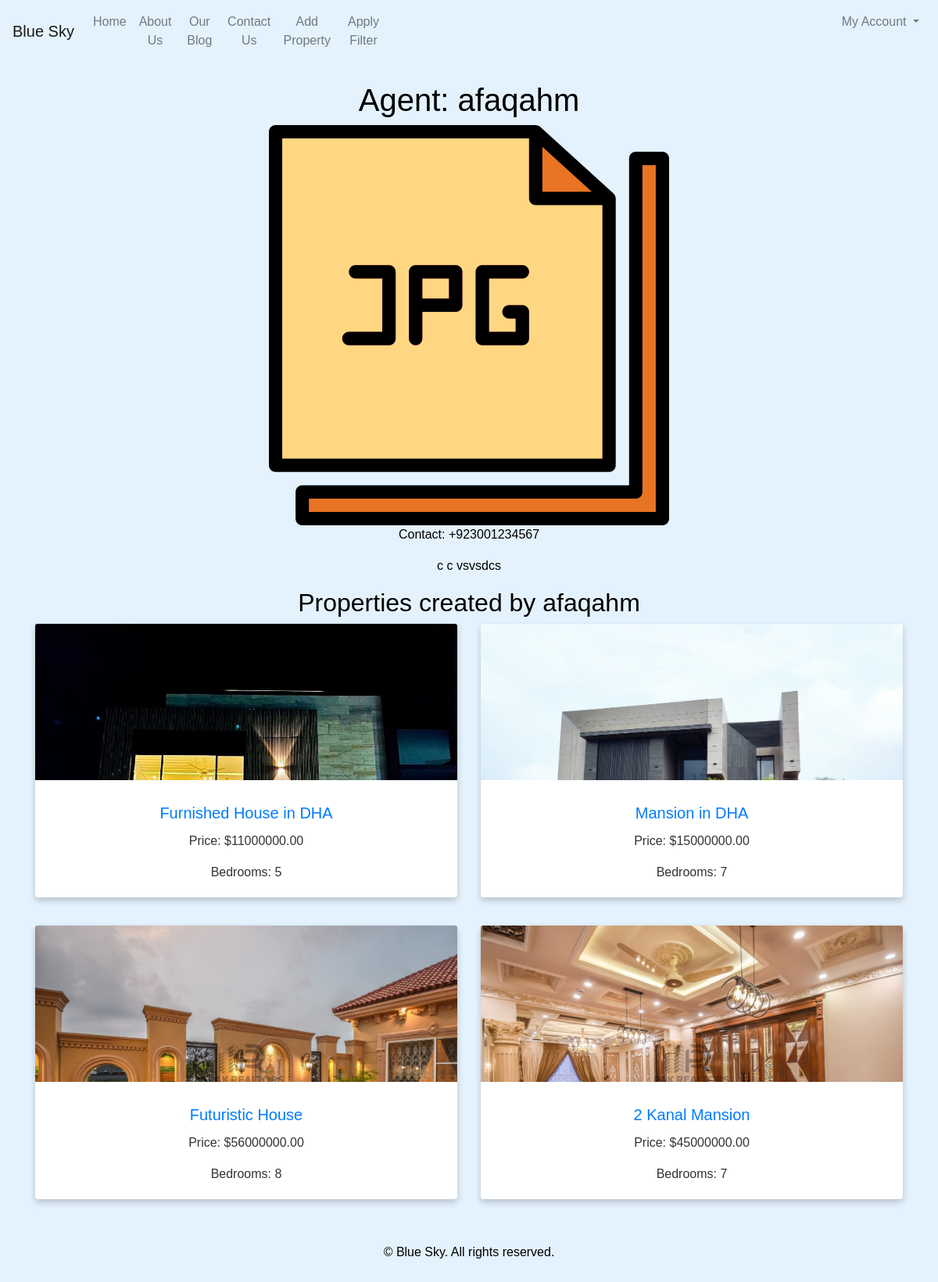
Page /agent/4/ (signed in) on the committed database.
### myapp/models.py (models this page shows, shortened)
class AgentProfile(models.Model):
    user = models.OneToOneField(User, on_delete=models.CASCADE)
    profile_picture = models.ImageField(null = True , blank= True)
    contact_number = models.CharField(max_length=15)
    bio = models.TextField()
    class Meta:
        verbose_name_plural="AgentProfile"

class Property(models.Model):
    title = models.CharField(max_length=200)
    description = models.TextField()
    image = models.ImageField(null=True, blank=True)
    property_type = models.ForeignKey(PropertyType, on_delete=models.CASCADE)
    city = models.ForeignKey(City, on_delete=models.CASCADE)
    price = models.DecimalField(max_digits=10 , decimal_places=2)
    bedrooms = models.PositiveIntegerField()
    bathrooms = models.PositiveIntegerField()
    area = models.IntegerField()  # in square feet
    agent = models.ForeignKey(User, on_delete=models.CASCADE)
    created_at = models.DateTimeField(auto_now_add=True)
    status = models.ForeignKey(PropertyStatus, on_delete=models.CASCADE)
    class Meta:
        verbose_name_plural="property"

### myapp/views.py (the view)
# urls.py: path('agent/<int:agent_id>/', views.agent_detail, name='agent_detail'),
@login_required
def agent_detail(request, agent_id):
    agent = get_object_or_404(AgentProfile, id=agent_id)
    properties = Property.objects.filter(agent=agent.user)
    return render(request, 'myapp/agent_detail.html', {'agent': agent, 'properties': properties})

### myapp/templates/myapp/agent_detail.html
{% extends 'myapp/base.html' %}
{% block content %}
  <h1>Agent: {{ agent.user.username }}</h1>
  <img src="{{ agent.profile_picture.url }}" alt="Agent Profile Picture">
  <p>Contact: {{ agent.contact_number }}</p>
  <p>{{ agent.bio }}</p>
  <h2>Properties created by {{ agent.user.username }}</h2>
  <div class="row">
    {% for property in properties %}
      <div class="col-md-6 mb-3">
        <div class="card">
          <div class="card-img-container">
            <a href="{% url 'myapp:property_detail' property.id %}">
              <img src="{{ property.image.url }}" width="32%" class="card-img-top" alt="{{ property.title }}">
            </a>
          </div>
          <div class="card-body">
            <h5 class="card-title">
              <a href="{% url 'myapp:property_detail' property.id %}" style="color: #007bff; text-decoration: none;">{{ property.title }}</a>
            </h5>
            <p class="card-text" style="color: #333;">Price: ${{ property.price }}</p>
            <p class="card-text" style="color: #333;">Bedrooms: {{ property.bedrooms }}</p>
          </div>
        </div>
      </div>
    {% endfor %}
  </div>
{% endblock %}

### myapp/templates/myapp/base.html (style rules this page uses)
body { text-align: center; margin-bottom: 70px; font-family: 'Montserrat', sans-serif; background-color: #e3f2fd; color: black; }
img { max-width: 100%; height: auto; }
.card { border: none; box-shadow: 0 4px 8px rgba(0, 0, 0, 0.2); margin-bottom: 20px; }
.card-img-container { height: 200px; overflow: hidden; }
.card-img-top { width: 100%; height: auto; }
.card-title { margin-top: 10px; font-size: 1.25rem; }

### rows in the picture
AgentProfile: user.username "afaqahm", profile_picture (picture), contact_number "+923001234567", bio "c c vsvsdcs"
Property: image (picture), title "Furnished House in DHA", price "11000000.00", bedrooms "5"
Property: image (picture), title "Mansion in DHA", price "15000000.00", bedrooms "7"
Property: image (picture), title "Futuristic House", price "56000000.00", bedrooms "8"
Property: image (picture), title "2 Kanal Mansion", price "45000000.00", bedrooms "7"
